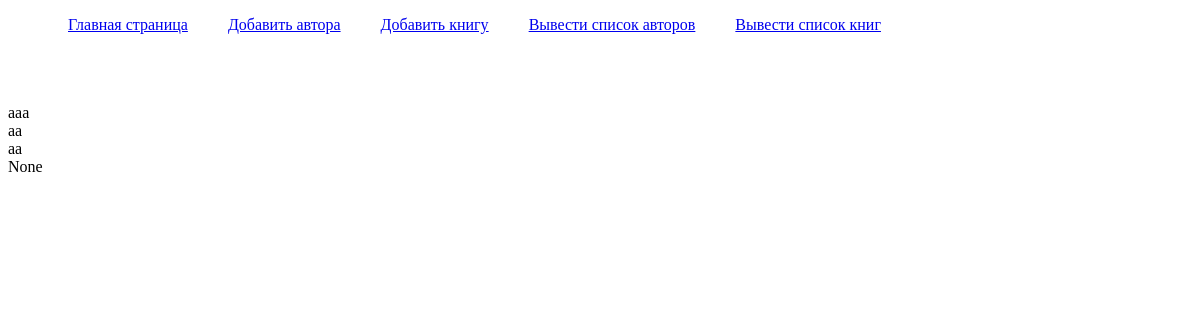
The app's page /author_list/, older data.
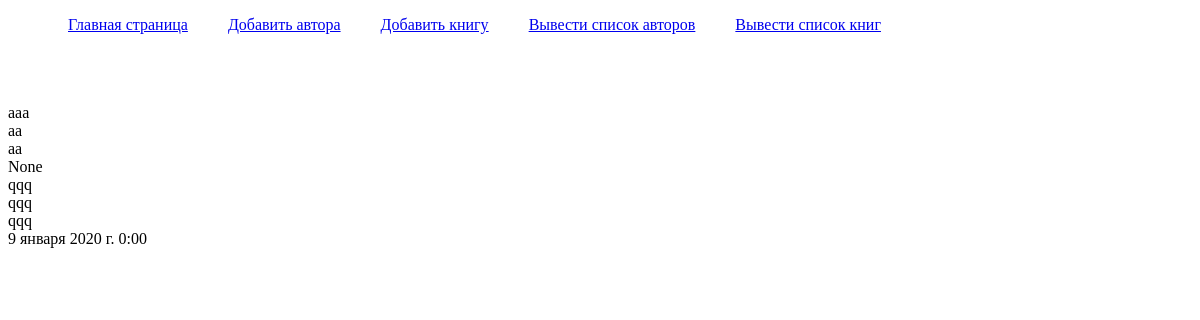
The same page, newer data.
### library/models.py (models this page shows, shortened)
class Author(models.Model):
    name = models.TextField(null=True, blank=True, verbose_name="Имя")
    lastname = models.TextField(null=True, blank=True, verbose_name="Фамилия")
    patronymic = models.TextField(null=True, blank=True, verbose_name="Отчество")
    birthdate = models.DateTimeField()
    class Meta:
        verbose_name = "Автор"
        verbose_name_plural = "Авторы"

### library/views.py (the view)
# urls.py: path('author_list/', show_all_authors, name='author_list'),
def show_all_authors(request):
    authors = Author.objects.all()
    context = {'authors': authors}
    return render(request, template_name='library/author_list.html', context=context)

### library/templates/library/author_list.html
{% extends 'library/base.html' %}
{% block content %}
{% for author in authors %}
    <div>{{ author.name }}</div>
    <div>{{ author.lastname }}</div>
    <div>{{ author.patronymic }}</div>
    <div>{{ author.birthdate }}</div>
{% endfor %}
{% endblock content %}

Row changes from the older to the newer data that the page shows:
added Author: name "qqq", lastname "qqq", patronymic "qqq", birthdate "9 января 2020 г. 0:00"
